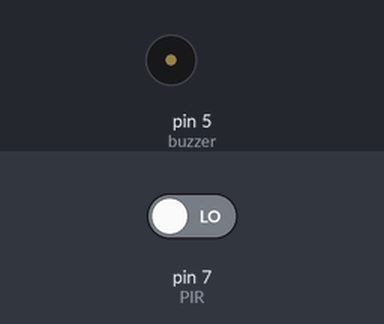
This sketch was run on a simulated Arduino Uno, built with avr-gcc and run on an emulated ATmega328P. On the bench: buzzer (waves = sounding, pin HIGH). The test bench sets the inputs (shaded band); at power-on: pin 7 (PIR) LOW.

Above: at 1.2 s.
1.3 s: pin 7 (PIR) driven HIGH
At 2.6 s:
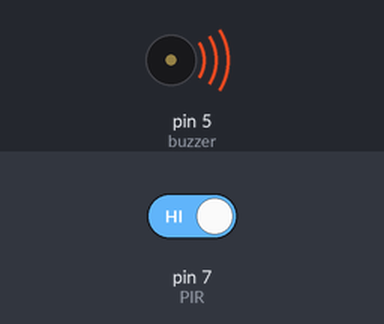
Timing chart, 0 to 4.3 s (numbered marks = the images above; inputs shaded):
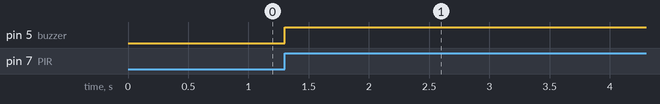

The sketch:

arduino_PIR_sensor_buzzer.ino
```cpp
int PIR = 7;
int buzzer = 5;
int val = 0;

void setup() {
pinMode(buzzer, OUTPUT);
pinMode(PIR, INPUT);
Serial.begin(9600);
}

void loop(){
val = digitalRead(PIR);
  if (val == HIGH) {
  digitalWrite(buzzer, HIGH);
  delay(10000);
  }
else{digitalWrite(buzzer, LOW);}
}
```

Measured:
- after the input at 1.3 s, pin 5 (buzzer): LOW → HIGH at once
